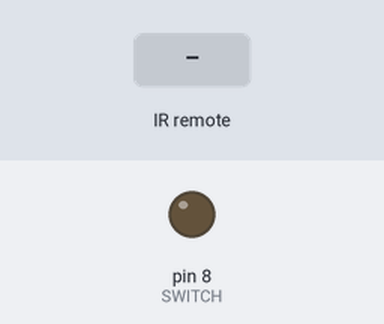
A sketch run on a simulated Arduino Uno, built with avr-gcc and run on an emulated ATmega328P. On the bench: output pins drawn as LEDs (lit = HIGH). Inputs (shaded band) come from the test bench.

Above: at 1.2 s.
1.3 s: infrared code 0x61A08976 received
At 2.1 s:
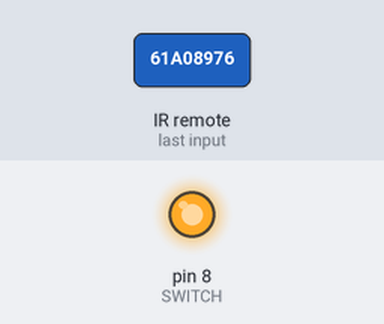
Timing chart, 0 to 4.3 s (numbered marks = the images above; inputs shaded):
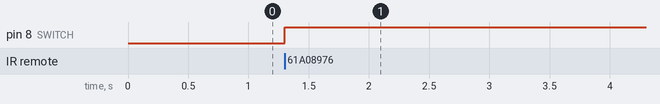

The sketch:

bose.ino
```cpp
/*
 Some Sample code of how to use your IR remote

 * Lets get started:

 The IR sensor's pins are attached to Arduino as so:
 Pin 1 to Vout (pin 11 on Arduino)
 Pin 2 to GND
 Pin 3 to Vcc (+5v from Arduino)

*/

#include <IRremote.h>

int IRpin = 11;  // pin for the IR sensor
int SWITCH = 8;    // LED pin
IRrecv irrecv(IRpin);
decode_results results;

boolean LEDon = true; // initializing LEDon as true

void setup()
{
  Serial.begin(9600);
  irrecv.enableIRIn(); // Start the receiver
  pinMode(SWITCH, OUTPUT);
}

void loop()
{

  if (irrecv.decode(&results))
    {

      irrecv.resume();   // Receive the next value
    }

   if (results.value == 1637910902)  // change zero to your IR remote button number
     {
       digitalWrite(SWITCH, HIGH);
       delay(1000);
       digitalWrite(SWITCH,LOW);

     }

}
```

Measured:
- after the input at 1.3 s, pin 8 (SWITCH): LOW → HIGH at once
